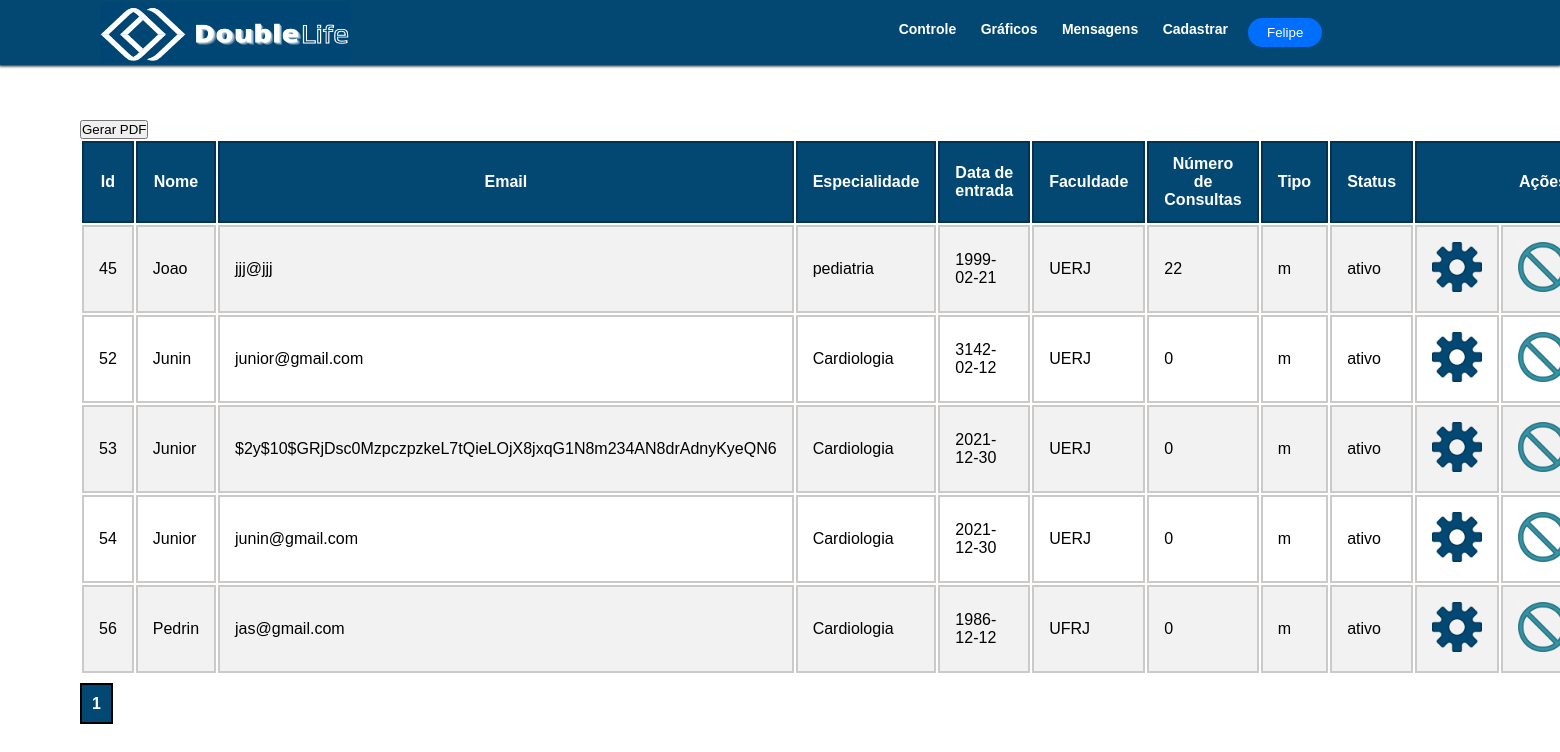
The app's page /DoubleLife/menu-admin/controlarmedicos.php?pag=1 (signed in) with its own data.
### tables this page shows
CREATE TABLE `usuarios` (
  `id` int(11) NOT NULL,
  `nome` varchar(100) NOT NULL,
  `email` varchar(75) NOT NULL,
  `senha` text NOT NULL,
  `cpf` text DEFAULT NULL,
  `cep` text DEFAULT NULL,
  `telefone` text DEFAULT NULL,
  `endereco` varchar(40) DEFAULT NULL,
  `data_nascimento` date DEFAULT NULL,
  `especialidade` varchar(30) DEFAULT NULL,
  `data_entrada` date DEFAULT NULL,
  `faculdade` varchar(10) DEFAULT NULL,
  `consulta` int(2) DEFAULT NULL,
  `tipo` varchar(10) NOT NULL DEFAULT 'c',
  `status` varchar(30) NOT NULL DEFAULT 'bloqueado'
);

### DoubleLife/menu-admin/controlarmedicos.php (the view, shortened to what this page needs)
<?php
if($_SESSION['tipo']=="a"){
require 'conexaoadmin.php';
$id = $_GET["pag"];
$total = 5;
$id--;
$sql = "SELECT * FROM usuarios WHERE tipo = 'm' ORDER BY id LIMIT $id, $total";
$sql1 = "SELECT count(*) as contagem FROM usuarios WHERE tipo = 'm'";
$result = $conn->query($sql);
$result1 = $conn->query($sql1);
$row1 = $result1->fetch_assoc();
$contagem = $row1["contagem"];
if($contagem%$total==0){
    $contagem=$contagem/$total;
}else{
    $contagem=$contagem/$total + 1;
}
	 if ($result->num_rows > 0) {
?>
<!DOCTYPE html>
<html lang="pt-br">
    <head>
    <link rel="stylesheet" href="/estilos/tabela.css">
    <link rel="stylesheet" href="/estilos/styleadmin.css">
    </head>
    <body>
        <div class = "header">
   <?php
        include "menu-admin.php";
   ?>
        </div>
        <div class = "content">
        <div class="conteudo" style = "padding-top: 120px; margin-left: 80px">
        <table id = "Tabela-Usuarios">
            <form><input type="button" value="Gerar PDF" onclick="getPDF()"></form>
            <tr>
                <th>Id</th>
                <th>Nome</th>
                <th>Email</th>
                <th>Especialidade</th>
                <th>Data de entrada</th>
                <th>Faculdade</th>
                <th>Número de Consultas</th>
                <th>Tipo</th>
                <th>Status</th>
                <th colspan = 3> Ações</th>
            	<?php
            	  while($row = $result->fetch_assoc()) {
            		echo "<tr><td>" .
            		$row["id"] . "</td><td>" .
            		$row["nome"] . "</td><td>" .
            		$row["email"] . "</td><td>" .
            		$row["especialidade"] . "</td><td>" .
            		$row["data_entrada"] . "</td><td>" .
            		$row["faculdade"] . "</td><td>" .
            		$row["consulta"] . "</td><td>" .
            		$row["tipo"] . "</td><td>" .
            		$row["status"];
            	    echo "
                	    <td><a href='usuarioeditarform.php?id=" . $row["id"] . "'>
                	    <img src='/imagens/editar.png' alt='Editar Usuário'>
                	    </a>
                	    </td>
                	    <td><a href='usuariobloquear.php?id=" . $row["id"] . "&status=" . $row["status"] . "'>
                	    <img src='/imagens/Block.png' alt='Bloquear Usuário'>
                	    </a>
                	    </td>
                	    <td><a href='usuarioexcluir.php?id=" . $row["id"] . "'>
                	    <img src='/imagens/excluir.png' alt='Excluir Usuário'>
                	    </a>
                	    </td>
                	    </tr>
            	    ";
            	  }
            	?>
        </table>
        </div>
           <div class="pagination" style="margin-left: 80px">
                <?php for($i=1; $i <= $contagem; $i++) {
                        echo "<a href='controlarmedicos.php?pag=$i'>$i</a>";
                }
            	?>
            </div>
            </div>
    </body>
</html>
<?php
	} else {
		echo "<h1>Nenhum resultado foi encontrado.</h1>";
	}
} else {
    header('Location: index.php');
    exit;
}
?>

### DoubleLife/estilos/tabela.css (style rules this page uses)
table { font-family: Arial, Helvetica, sans-serif; width: 100%; }
td, th { border: 2px solid #CCC9C9; padding: 15px; }
th { border: 2px solid #033351; }
tr:nth-child(even) { background-color: #f2f2f2; }
th { padding-top: 12px; padding-bottom: 12px; background-color: #024873; color: white; }
.pagination { margin-top: 20px; margin-bottom: 20px; margin-left: 2px; }
.pagination a { background-color: #024873; color: white; text-decoration: none; font-weight: bold; border: 2px solid black; padding: 10px; transition: 0.5s; }

### DoubleLife/estilos/styleadmin.css (style rules this page uses)
* { margin: 0; padding: 0; box-sizing: border-box; font-family: Verdana, Geneva, Tahoma, sans-serif; }
.header { background-color: #024873; padding: 20px 0; box-shadow: 0 0 3px 1px rgb(0,0,0); color: white; font-weight: bold; position: fixed; width: 100%; z-index: 1; }

### DoubleLife/menu-admin/controlarmedicos.php (style rules this page uses)
img { width: 50px; height: 50px; }

### records on screen
usuarios: id "45", nome "Joao", email "jjj@jjj", especialidade "pediatria", data_entrada "1999-02-21", faculdade "UERJ", consulta "22", tipo "m", status "ativo"
usuarios: id "52", nome "Junin", email "junior@gmail.com", especialidade "Cardiologia", data_entrada "3142-02-12", faculdade "UERJ", consulta "0", tipo "m", status "ativo"
usuarios: id "53", nome "Junior", email "$2y$10$GRjDsc0MzpczpzkeL7tQieLOjX8jxqG1N8m234AN8drAdnyKyeQN6", especialidade "Cardiologia", data_entrada "2021-12-30", faculdade "UERJ", consulta "0", tipo "m", status "ativo"
usuarios: id "54", nome "Junior", email "junin@gmail.com", especialidade "Cardiologia", data_entrada "2021-12-30", faculdade "UERJ", consulta "0", tipo "m", status "ativo"
usuarios: id "56", nome "Pedrin", email "jas@gmail.com", especialidade "Cardiologia", data_entrada "1986-12-12", faculdade "UFRJ", consulta "0", tipo "m", status "ativo"

### other values on screen
$_SESSION['nome'] "Felipe"
